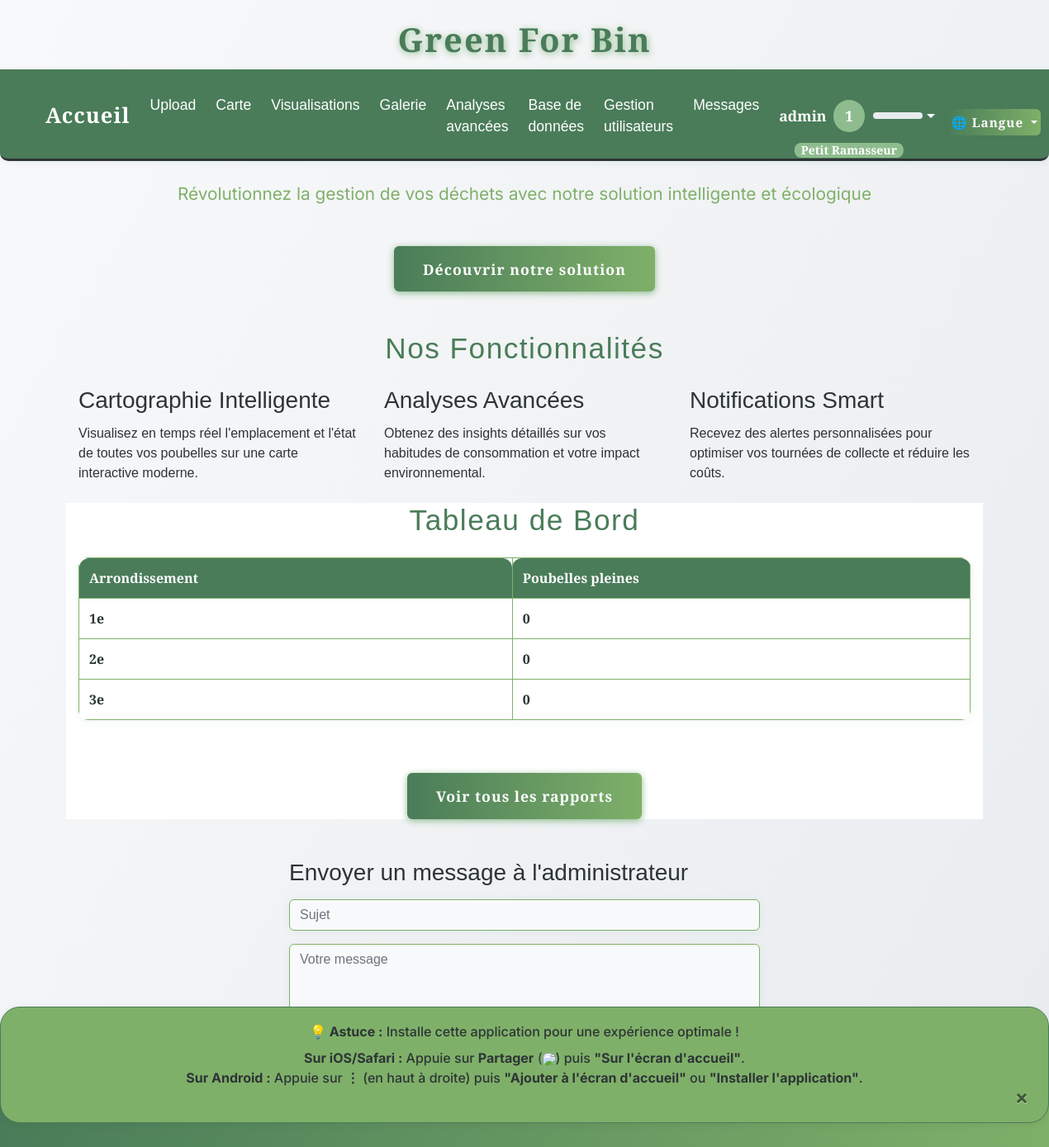
Page / (signed in) on the earlier database version.
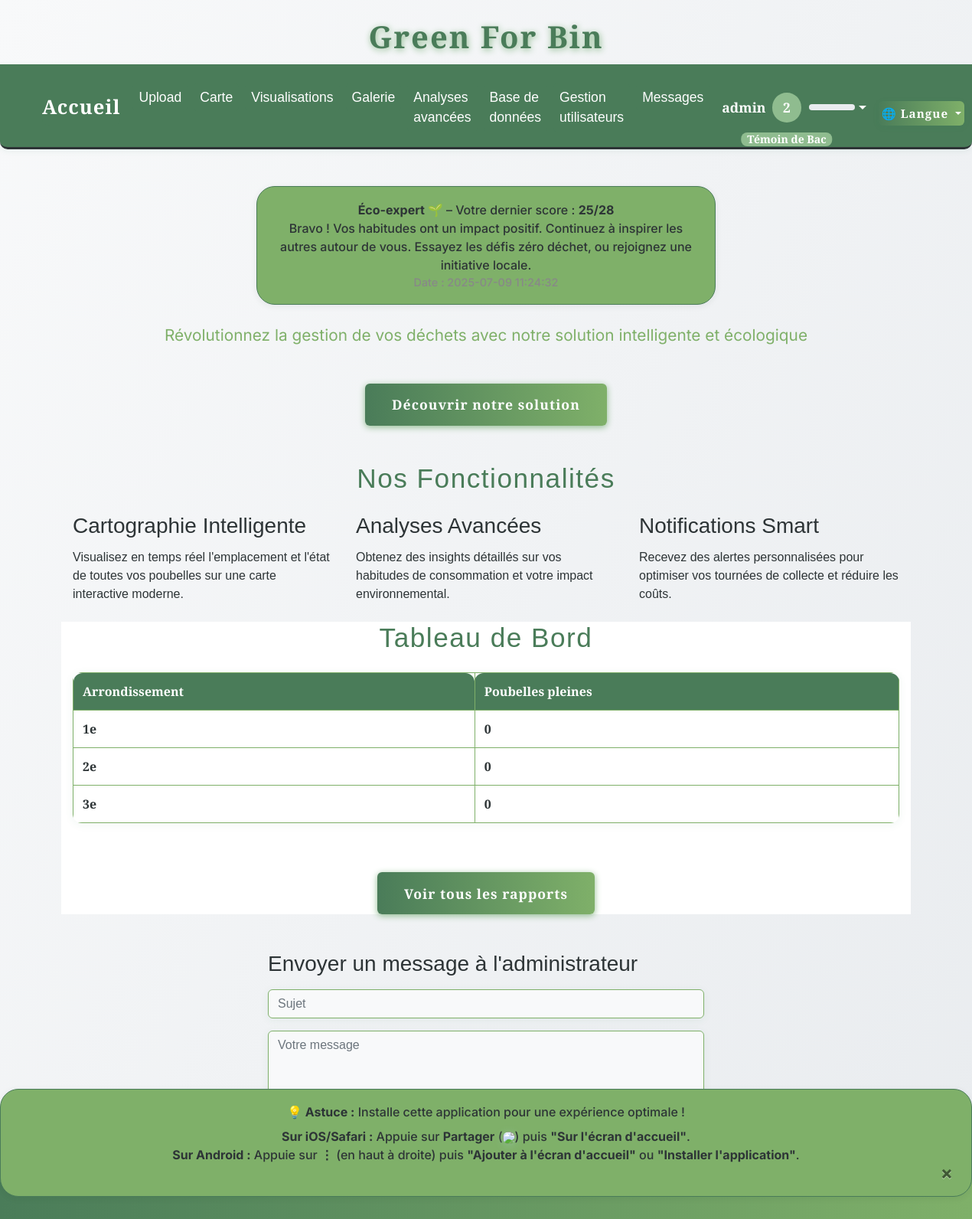
Same page on the later database version.
### tables this page shows
CREATE TABLE user_eco_analysis (
                id INTEGER PRIMARY KEY AUTOINCREMENT,
                user_id INTEGER NOT NULL,
                date_filled TEXT NOT NULL,
                score INTEGER NOT NULL,
                details TEXT,
                FOREIGN KEY(user_id) REFERENCES users(id)
            );

### app.py (the view)
@app.route('/', methods=['GET', 'POST'])
def index():
    if 'user_id' not in session:
        return redirect(url_for('login'))
    arr_stats = []
    last_eco = None
    if 'user_id' in session:
        try:
            with sqlite3.connect(DB_PATH) as conn:
                c = conn.cursor()
                c.execute("SELECT score, date_filled FROM user_eco_analysis WHERE user_id = ? ORDER BY date_filled DESC LIMIT 1", (session['user_id'],))
                row = c.fetchone()
                if row:
                    score, date_filled = row
                    if score >= 24:
                        conseil = 'Bravo ! Vos habitudes ont un impact positif. Continuez à inspirer les autres autour de vous. Essayez les défis zéro déchet, ou rejoignez une initiative locale.'
                        titre = 'Éco-expert 🌱'
                        alert = 'success'
                    elif score >= 18:
                        conseil = 'Vous avez de très bons réflexes. Pour progresser : essayez le compostage ou limitez les emballages.'
                        titre = 'Bon élève ♻️'
                        alert = 'info'
                    elif score >= 12:
                        conseil = 'Vous êtes conscient·e de l’enjeu. Triez systématiquement, renseignez-vous sur les points de collecte.'
                        titre = 'Éco-curieux 🧐'
                        alert = 'warning'
                    else:
                        conseil = 'Pas de panique ! Commencez par des gestes simples comme trier ou acheter en vrac. Chaque geste compte !'
                        titre = 'Débutant·e 🐣'
                        alert = 'danger'
                    last_eco = dict(score=score, date=date_filled, conseil=conseil, titre=titre, alert=alert)
        except Exception as e:
            print(f"[INDEX] Erreur récupération eco_analysis: {e}")
    try:
        with open(os.path.join('static', 'data', 'arrondissements.geojson'), encoding='utf-8') as f:
            arr_geo = json.load(f)
        with open(os.path.join('static', 'data', 'poubelles.json'), encoding='utf-8') as f:
            poubelles = json.load(f)
        arr_polys = []
        for feature in arr_geo['features']:
            arr_name = feature['properties'].get('nom', feature['properties'].get('l_ar'))
            arr_poly = shape(feature['geometry'])
            arr_polys.append((arr_name, arr_poly))
        arr_full_bins = {arr_name: 0 for arr_name, _ in arr_polys}
        for pb in poubelles:
            if pb.get('remplissage', '').startswith('pleine'):
                pt = Point(pb['lon'], pb['lat'])
                for arr_name, arr_poly in arr_polys:
                    if arr_poly.contains(pt):
                        arr_full_bins[arr_name] += 1
                        break
        for arr_name, _ in arr_polys:
            arr_stats.append({
                'arr': arr_name,
                'nb_pleines': arr_full_bins[arr_name]
            })
    except Exception as e:
        print(f"[INDEX] Erreur lors du calcul des stats par arrondissement: {e}")
        arr_stats = [
            {'arr': f"{i}e", 'nb_pleines': 0}
            for i in range(1, 21)
        ]
    print("arr_stats:", arr_stats)
    def arrondissement_key(stat):
        import re
        match = re.match(r"(\d+)", stat['arr'])
        return int(match.group(1)) if match else 0
    arr_stats = sorted(arr_stats, key=arrondissement_key)
    return render_template('about.html', arr_stats=arr_stats, last_eco=last_eco)

### app.py (called while the page is built)
def get_locale():
    return session.get('lang', request.accept_languages.best_match(['en', 'fr']))

@app.context_processor
def inject_locale():
    return dict(get_locale=get_locale)

@app.context_processor
def inject_user_level():
    def user_level():
        if 'user_id' in session:
            try:
                with sqlite3.connect(DB_PATH) as conn:
                    c = conn.cursor()
                    c.execute("SELECT xp FROM users WHERE id = ?", (session['user_id'],))
                    row = c.fetchone()
                    xp = row[0] if row and row[0] is not None else 0
                return get_user_level(xp)
            except Exception as e:
                print(f"[USER LEVEL] {e}")
        return get_user_level(0)
    return dict(user_level=user_level)

### templates/about.html (shortened to what the changed rows need)
{% extends "base.html" %}
{% block content %}
<header class="hero-header" id="home">
    {% if last_eco %}
    <div class="container my-4">
        <div class="alert alert-{{ last_eco.alert }} text-center" style="max-width:600px; margin:0 auto;">
            <b>{{ _(last_eco.titre) }}</b> – {{ _('Votre dernier score :') }} <b>{{ last_eco.score }}/28</b><br>
            <span>{{ _(last_eco.conseil) }}</span>
            <div style="font-size:0.9em; color:#888;">{{ _('Date :') }} {{ last_eco.date }}</div>
        </div>
    </div>
    {% endif %}
</header>
<section class="section" id="features">
    <div class="container">
        <h2 class="section-title">{{ _("Nos Fonctionnalités") }}</h2>
    </div>
</section>
<section class="section" id="stats" style="background: white;">
    <div class="container">
        <h2 class="section-title">{{ _("Tableau de Bord") }}</h2>
        <div class="row">
            <div class="col-12">
                <div class="modern-table">
                    <table class="table table-hover mb-0">
                        <thead>
                            <tr>
                                <th>{{ _("Arrondissement") }}</th>
                                <th>{{ _("Poubelles pleines") }}</th>
                            </tr>
                        </thead>
                    </table>
                </div>
            </div>
        </div>
    </div>
</section>
{% endblock %}

Differences in the rows shown:
added user_eco_analysis: score "25"
Other differences:
{{ lvl.level }}: "1" → "2"
text no longer shown: "Petit Ramasseur"
text now shown: "Témoin de Bac Éco-expert 🌱 – Votre dernier score : /28 Bravo ! Vos habitudes ont un impact positif. Continuez à inspirer les autres autour de vous. Essayez les défis zéro déchet, ou rejoignez une initiative locale."
